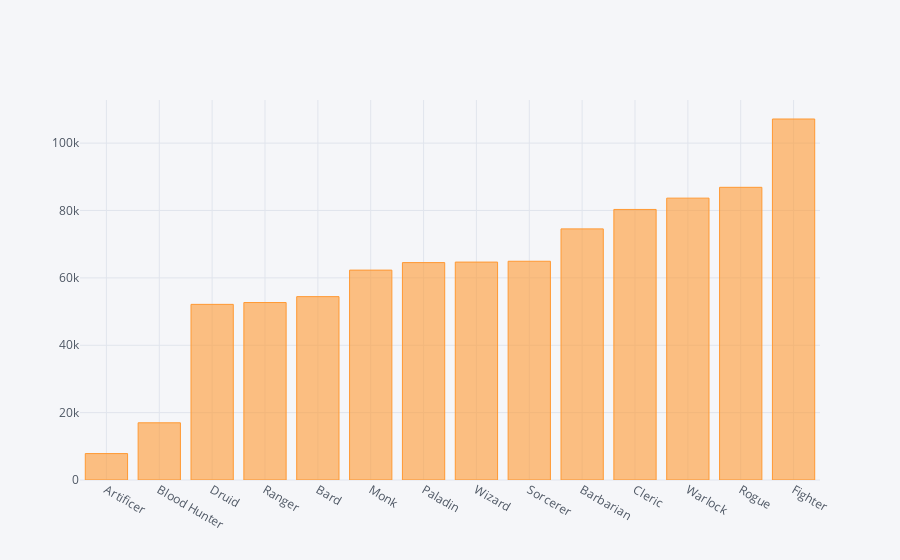

This figure's notebook cell:
### Code cell
grouped_class.iplot(kind='bar')

### Figure 1 — Plotly figure (JSON) as saved in the notebook; plotly's stock layout.template omitted (floating-point values rounded to 4 significant figures)
{"data": [{"marker": {"color": "rgba(255, 153, 51, 0.6)", "line": {"color": "rgba(255, 153, 51, 1.0)", "width": 1}}, "name": "Total", "orientation": "v", "text": "", "type": "bar", "uid": "1777daf5-69af-412a-b29a-48683c058d68", "x": ["Artificer", "Blood Hunter", "Druid", "Ranger", "Bard", "Monk", "Paladin", "Wizard", "Sorcerer", "Barbarian", "Cleric", "Warlock", "Rogue", "Fighter"], "y": [7843, 16979, 52138, 52678, 54427, 62305, 64533, 64688, 64934, 74541, 80309, 83669, 86880, 107159]}], "layout": {"legend": {"bgcolor": "#F5F6F9", "font": {"color": "#4D5663"}}, "paper_bgcolor": "#F5F6F9", "plot_bgcolor": "#F5F6F9", "title": {"font": {"color": "#4D5663"}}, "xaxis": {"gridcolor": "#E1E5ED", "showgrid": true, "tickfont": {"color": "#4D5663"}, "title": {"font": {"color": "#4D5663"}, "text": ""}, "zerolinecolor": "#E1E5ED"}, "yaxis": {"gridcolor": "#E1E5ED", "showgrid": true, "tickfont": {"color": "#4D5663"}, "title": {"font": {"color": "#4D5663"}, "text": ""}, "zerolinecolor": "#E1E5ED"}}}
